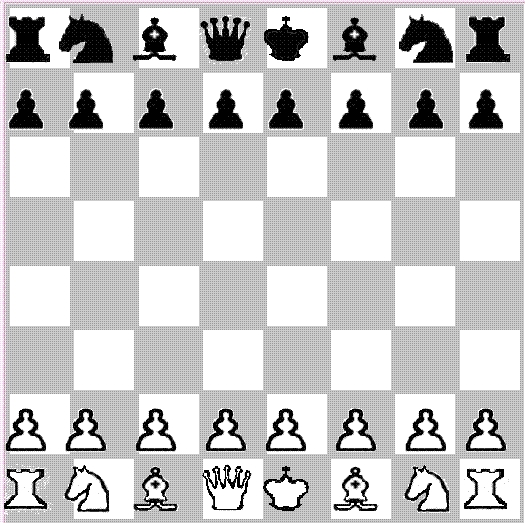
#> input picture sources/ajedrez.jfif, 525 x 523 px
$ python -i filters.py   (imports and definitions only)   (older library calls are emulated)
#> lines starting #> are read from the running program, lines starting #| are printed output that depends on the picture
#> further down, picture is the input picture: shape (523, 525, 3); mean B, G, R 200.5, 200.3, 200.6
import cv2
import numpy
import utils

def strokeEdges(src, dst, blurKsize=7, edgeKsize=5):
#> called with dst = 'out.png', blurKsize = 7, edgeKsize = 5
    if blurKsize >= 3:
        blurredSrc = cv2.medianBlur(src, blurKsize)
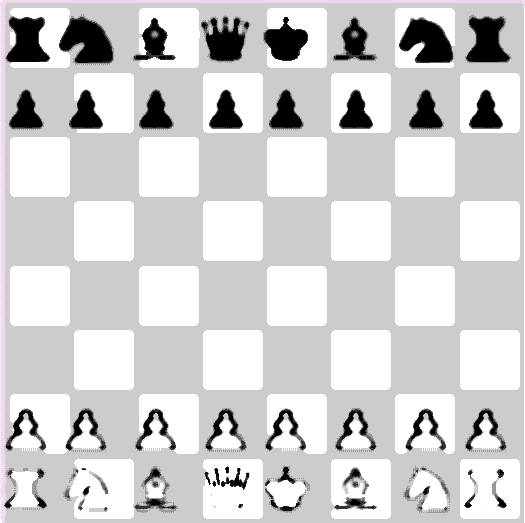
#> blurredSrc: shape (523, 525, 3); mean B, G, R 208.4, 208.1, 208.5
        graySrc = cv2.cvtColor(blurredSrc, cv2.COLOR_BGR2GRAY)
    else:
        graySrc = cv2.cvtColor(src, cv2.COLOR_BGR2GRAY)
        cv2.Laplacian(graySrc, cv2.CV_8U, graySrc, ksize=edgeKsize)
    normalizedInverseAlpha = (1.0 / 255) * (255 - graySrc)
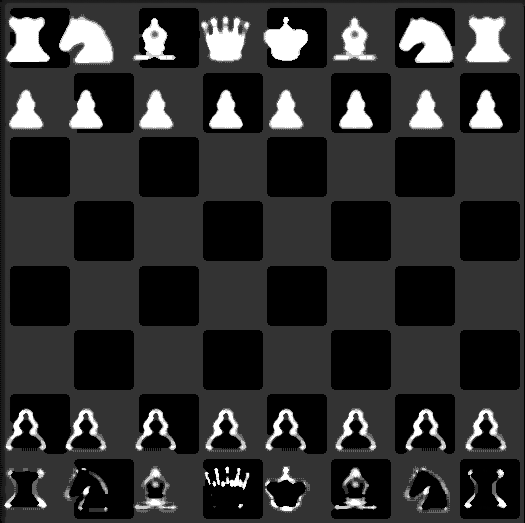
#> normalizedInverseAlpha: shape (523, 525) float64; min 0, max 1, mean 0.183
    channels = cv2.split(src)
    for channel in channels:
        channel[:] = channel * normalizedInverseAlpha
#> this loop made 3 passes
#> (the run stopped early here; a loop or call above may not have finished)
